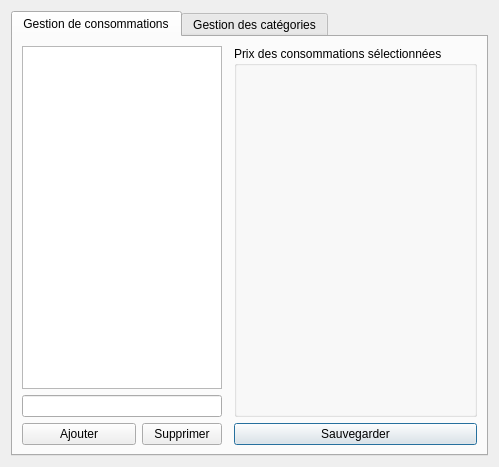
<?xml version="1.0" encoding="UTF-8"?>
<ui version="4.0">
 <class>ConsuptionManagmentWindow</class>
 <widget class="QDialog" name="ConsuptionManagmentWindow">
  <property name="geometry">
   <rect>
    <x>0</x>
    <y>0</y>
    <width>499</width>
    <height>467</height>
   </rect>
  </property>
  <property name="baseSize">
   <size>
    <width>1</width>
    <height>0</height>
   </size>
  </property>
  <property name="windowTitle">
   <string>Dialog</string>
  </property>
  <layout class="QGridLayout" name="gridLayout">
   <item row="0" column="1">
    <widget class="QTabWidget" name="tabs">
     <property name="tabShape">
      <enum>QTabWidget::Rounded</enum>
     </property>
     <property name="currentIndex">
      <number>0</number>
     </property>
     <property name="documentMode">
      <bool>false</bool>
     </property>
     <property name="tabsClosable">
      <bool>false</bool>
     </property>
     <property name="movable">
      <bool>false</bool>
     </property>
     <widget class="QWidget" name="tab_manage_consumptions">
      <attribute name="title">
       <string>Gestion de consommations</string>
      </attribute>
      <layout class="QGridLayout" name="gridLayout_2">
       <item row="0" column="2" rowspan="2">
        <widget class="ConsumptionPrices" name="prices">
         <property name="sizePolicy">
          <sizepolicy hsizetype="Expanding" vsizetype="Preferred">
           <horstretch>0</horstretch>
           <verstretch>0</verstretch>
          </sizepolicy>
         </property>
         <property name="title">
          <string>Prix des consommations sélectionnées</string>
         </property>
         <layout class="QFormLayout" name="formLayout">
          <property name="fieldGrowthPolicy">
           <enum>QFormLayout::AllNonFixedFieldsGrow</enum>
          </property>
         </layout>
        </widget>
       </item>
       <item row="1" column="0" colspan="2">
        <widget class="QLineEdit" name="input_product">
         <property name="sizePolicy">
          <sizepolicy hsizetype="Fixed" vsizetype="Fixed">
           <horstretch>0</horstretch>
           <verstretch>0</verstretch>
          </sizepolicy>
         </property>
         <property name="minimumSize">
          <size>
           <width>200</width>
           <height>0</height>
          </size>
         </property>
         <property name="maximumSize">
          <size>
           <width>200</width>
           <height>16777215</height>
          </size>
         </property>
        </widget>
       </item>
       <item row="0" column="0" colspan="2">
        <widget class="ConsumptionList" name="products">
         <property name="sizePolicy">
          <sizepolicy hsizetype="Fixed" vsizetype="Expanding">
           <horstretch>0</horstretch>
           <verstretch>0</verstretch>
          </sizepolicy>
         </property>
         <property name="minimumSize">
          <size>
           <width>200</width>
           <height>0</height>
          </size>
         </property>
         <property name="maximumSize">
          <size>
           <width>200</width>
           <height>16777215</height>
          </size>
         </property>
        </widget>
       </item>
       <item row="3" column="2">
        <widget class="QPushButton" name="input_product_save">
         <property name="text">
          <string>Sauvegarder</string>
         </property>
        </widget>
       </item>
       <item row="3" column="0">
        <widget class="QWidget" name="widget_2" native="true">
         <property name="minimumSize">
          <size>
           <width>200</width>
           <height>0</height>
          </size>
         </property>
         <property name="maximumSize">
          <size>
           <width>200</width>
           <height>16777215</height>
          </size>
         </property>
         <layout class="QHBoxLayout" name="horizontalLayout_3">
          <property name="leftMargin">
           <number>0</number>
          </property>
          <property name="topMargin">
           <number>0</number>
          </property>
          <property name="rightMargin">
           <number>0</number>
          </property>
          <property name="bottomMargin">
           <number>0</number>
          </property>
          <item>
           <widget class="QPushButton" name="button_product_add">
            <property name="sizePolicy">
             <sizepolicy hsizetype="Expanding" vsizetype="Fixed">
              <horstretch>0</horstretch>
              <verstretch>0</verstretch>
             </sizepolicy>
            </property>
            <property name="text">
             <string>Ajouter</string>
            </property>
           </widget>
          </item>
          <item>
           <widget class="QPushButton" name="button_product_del">
            <property name="text">
             <string>Supprimer</string>
            </property>
           </widget>
          </item>
         </layout>
        </widget>
       </item>
      </layout>
     </widget>
     <widget class="QWidget" name="tab_manage_categories">
      <attribute name="title">
       <string>Gestion des catégories</string>
      </attribute>
      <layout class="QGridLayout" name="gridLayout_3">
       <item row="4" column="2">
        <widget class="QPushButton" name="button_cat_price">
         <property name="text">
          <string>Sauvegarder la catégorie</string>
         </property>
        </widget>
       </item>
       <item row="3" column="2">
        <widget class="QPushButton" name="pushButton">
         <property name="text">
          <string>Ajouter un prix</string>
         </property>
        </widget>
       </item>
       <item row="0" column="2" rowspan="3">
        <widget class="CategoryPrices" name="category_prices">
         <property name="sizePolicy">
          <sizepolicy hsizetype="Expanding" vsizetype="Preferred">
           <horstretch>0</horstretch>
           <verstretch>0</verstretch>
          </sizepolicy>
         </property>
         <property name="minimumSize">
          <size>
           <width>200</width>
           <height>0</height>
          </size>
         </property>
         <property name="title">
          <string>Prix de la catégorie</string>
         </property>
         <layout class="QVBoxLayout" name="verticalLayout">
          <property name="spacing">
           <number>0</number>
          </property>
          <property name="leftMargin">
           <number>0</number>
          </property>
          <property name="topMargin">
           <number>0</number>
          </property>
          <property name="rightMargin">
           <number>0</number>
          </property>
          <property name="bottomMargin">
           <number>0</number>
          </property>
          <item>
           <spacer name="verticalSpacer">
            <property name="orientation">
             <enum>Qt::Vertical</enum>
            </property>
            <property name="sizeHint" stdset="0">
             <size>
              <width>20</width>
              <height>40</height>
             </size>
            </property>
           </spacer>
          </item>
         </layout>
        </widget>
       </item>
       <item row="4" column="0">
        <widget class="QWidget" name="widget" native="true">
         <property name="minimumSize">
          <size>
           <width>200</width>
           <height>0</height>
          </size>
         </property>
         <property name="maximumSize">
          <size>
           <width>200</width>
           <height>16777215</height>
          </size>
         </property>
         <layout class="QHBoxLayout" name="horizontalLayout_2">
          <property name="spacing">
           <number>6</number>
          </property>
          <property name="leftMargin">
           <number>0</number>
          </property>
          <property name="topMargin">
           <number>0</number>
          </property>
          <property name="rightMargin">
           <number>0</number>
          </property>
          <property name="bottomMargin">
           <number>0</number>
          </property>
          <item>
           <widget class="QPushButton" name="button_cat_add">
            <property name="sizePolicy">
             <sizepolicy hsizetype="Expanding" vsizetype="Fixed">
              <horstretch>1</horstretch>
              <verstretch>0</verstretch>
             </sizepolicy>
            </property>
            <property name="minimumSize">
             <size>
              <width>0</width>
              <height>0</height>
             </size>
            </property>
            <property name="maximumSize">
             <size>
              <width>16777215</width>
              <height>16777215</height>
             </size>
            </property>
            <property name="baseSize">
             <size>
              <width>132</width>
              <height>0</height>
             </size>
            </property>
            <property name="text">
             <string>Ajouter</string>
            </property>
           </widget>
          </item>
          <item>
           <widget class="QPushButton" name="button_cat_del">
            <property name="sizePolicy">
             <sizepolicy hsizetype="Minimum" vsizetype="Fixed">
              <horstretch>0</horstretch>
              <verstretch>0</verstretch>
             </sizepolicy>
            </property>
            <property name="minimumSize">
             <size>
              <width>0</width>
              <height>0</height>
             </size>
            </property>
            <property name="maximumSize">
             <size>
              <width>16777215</width>
              <height>16777215</height>
             </size>
            </property>
            <property name="cursor">
             <cursorShape>ArrowCursor</cursorShape>
            </property>
            <property name="text">
             <string>Supprimer</string>
            </property>
           </widget>
          </item>
         </layout>
        </widget>
       </item>
       <item row="3" column="0">
        <widget class="QLineEdit" name="input_cat">
         <property name="sizePolicy">
          <sizepolicy hsizetype="Expanding" vsizetype="Fixed">
           <horstretch>0</horstretch>
           <verstretch>0</verstretch>
          </sizepolicy>
         </property>
         <property name="minimumSize">
          <size>
           <width>200</width>
           <height>0</height>
          </size>
         </property>
         <property name="maximumSize">
          <size>
           <width>200</width>
           <height>16777215</height>
          </size>
         </property>
         <property name="baseSize">
          <size>
           <width>200</width>
           <height>0</height>
          </size>
         </property>
        </widget>
       </item>
       <item row="0" column="0" rowspan="3" colspan="2">
        <widget class="CategoryList" name="categories">
         <property name="sizePolicy">
          <sizepolicy hsizetype="Maximum" vsizetype="Expanding">
           <horstretch>0</horstretch>
           <verstretch>0</verstretch>
          </sizepolicy>
         </property>
         <property name="minimumSize">
          <size>
           <width>200</width>
           <height>0</height>
          </size>
         </property>
         <property name="maximumSize">
          <size>
           <width>200</width>
           <height>16777215</height>
          </size>
         </property>
         <property name="selectionMode">
          <enum>QAbstractItemView::SingleSelection</enum>
         </property>
        </widget>
       </item>
      </layout>
     </widget>
    </widget>
   </item>
  </layout>
 </widget>
 <customwidgets>
  <customwidget>
   <class>ConsumptionPrices</class>
   <extends>QGroupBox</extends>
   <header>gui/consumptionmanagment</header>
   <container>1</container>
  </customwidget>
  <customwidget>
   <class>CategoryPrices</class>
   <extends>QGroupBox</extends>
   <header>gui/consumptionmanagment</header>
   <container>1</container>
  </customwidget>
  <customwidget>
   <class>ConsumptionList</class>
   <extends>QTreeView</extends>
   <header>gui/consumptionmanagment</header>
  </customwidget>
  <customwidget>
   <class>CategoryList</class>
   <extends>QListWidget</extends>
   <header>gui/consumptionmanagment</header>
  </customwidget>
 </customwidgets>
 <resources/>
 <connections>
  <connection>
   <sender>button_product_add</sender>
   <signal>clicked()</signal>
   <receiver>ConsuptionManagmentWindow</receiver>
   <slot>add_product()</slot>
   <hints>
    <hint type="sourcelabel">
     <x>97</x>
     <y>450</y>
    </hint>
    <hint type="destinationlabel">
     <x>204</x>
     <y>-7</y>
    </hint>
   </hints>
  </connection>
  <connection>
   <sender>button_product_del</sender>
   <signal>clicked()</signal>
   <receiver>ConsuptionManagmentWindow</receiver>
   <slot>remove_product()</slot>
   <hints>
    <hint type="sourcelabel">
     <x>218</x>
     <y>452</y>
    </hint>
    <hint type="destinationlabel">
     <x>360</x>
     <y>-7</y>
    </hint>
   </hints>
  </connection>
  <connection>
   <sender>input_product_save</sender>
   <signal>clicked()</signal>
   <receiver>ConsuptionManagmentWindow</receiver>
   <slot>save_product()</slot>
   <hints>
    <hint type="sourcelabel">
     <x>471</x>
     <y>452</y>
    </hint>
    <hint type="destinationlabel">
     <x>465</x>
     <y>-9</y>
    </hint>
   </hints>
  </connection>
  <connection>
   <sender>button_cat_add</sender>
   <signal>clicked()</signal>
   <receiver>ConsuptionManagmentWindow</receiver>
   <slot>add_category()</slot>
   <hints>
    <hint type="sourcelabel">
     <x>130</x>
     <y>452</y>
    </hint>
    <hint type="destinationlabel">
     <x>119</x>
     <y>482</y>
    </hint>
   </hints>
  </connection>
  <connection>
   <sender>button_cat_del</sender>
   <signal>clicked()</signal>
   <receiver>ConsuptionManagmentWindow</receiver>
   <slot>remove_category()</slot>
   <hints>
    <hint type="sourcelabel">
     <x>218</x>
     <y>447</y>
    </hint>
    <hint type="destinationlabel">
     <x>221</x>
     <y>482</y>
    </hint>
   </hints>
  </connection>
  <connection>
   <sender>button_cat_price</sender>
   <signal>clicked()</signal>
   <receiver>ConsuptionManagmentWindow</receiver>
   <slot>save_category()</slot>
   <hints>
    <hint type="sourcelabel">
     <x>471</x>
     <y>452</y>
    </hint>
    <hint type="destinationlabel">
     <x>405</x>
     <y>481</y>
    </hint>
   </hints>
  </connection>
  <connection>
   <sender>input_cat</sender>
   <signal>returnPressed()</signal>
   <receiver>ConsuptionManagmentWindow</receiver>
   <slot>add_category()</slot>
   <hints>
    <hint type="sourcelabel">
     <x>172</x>
     <y>424</y>
    </hint>
    <hint type="destinationlabel">
     <x>178</x>
     <y>480</y>
    </hint>
   </hints>
  </connection>
  <connection>
   <sender>pushButton</sender>
   <signal>clicked()</signal>
   <receiver>ConsuptionManagmentWindow</receiver>
   <slot>add_category_price()</slot>
   <hints>
    <hint type="sourcelabel">
     <x>471</x>
     <y>424</y>
    </hint>
    <hint type="destinationlabel">
     <x>517</x>
     <y>291</y>
    </hint>
   </hints>
  </connection>
  <connection>
   <sender>categories</sender>
   <signal>currentItemChanged(QListWidgetItem*,QListWidgetItem*)</signal>
   <receiver>ConsuptionManagmentWindow</receiver>
   <slot>select_category()</slot>
   <hints>
    <hint type="sourcelabel">
     <x>93</x>
     <y>208</y>
    </hint>
    <hint type="destinationlabel">
     <x>3</x>
     <y>193</y>
    </hint>
   </hints>
  </connection>
 </connections>
 <slots>
  <slot>add_product()</slot>
  <slot>remove_product()</slot>
  <slot>save_product()</slot>
  <slot>add_category()</slot>
  <slot>remove_category()</slot>
  <slot>add_category_price()</slot>
  <slot>save_category()</slot>
  <slot>select_category()</slot>
 </slots>
</ui>
